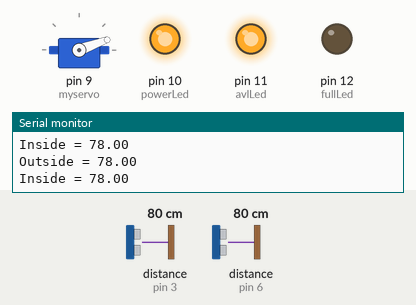
This sketch was run on a simulated Arduino Uno, built with avr-gcc and run on an emulated ATmega328P. Parts: servo, output pins drawn as LEDs (lit = HIGH), the last lines printed to the serial monitor. Wiring (inferred from the names in the program): 2 × ultrasonic range finder: trigger pin 4, echo pin 3 / trigger pin 5, echo pin 6. Dashed ring = blinking. Inputs (shaded band) come from the test bench; at power-on: distance to the obstacle (sensors on pin 3, pin 6) 80 cm. The echo pulse lasts 58.3 µs per cm; the modem accepts every AT command (registered, SIM ready, sends succeed) and sends nothing else; pins used as bus, display or sensor lines are not drawn.

Above: at 1.2 s.
1.3 s: distance to the obstacle (sensor on pin 3) set to 12 cm
2.8 s: distance to the obstacle (sensor on pin 3) set to 9 cm
At 3.48 s:
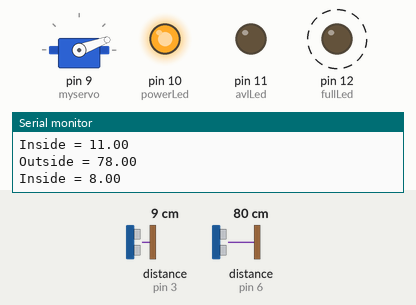
At 6.2 s:
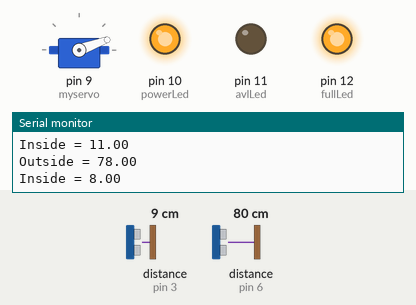
Timing chart, 0 to 7.7 s (numbered marks = the images above; inputs shaded):
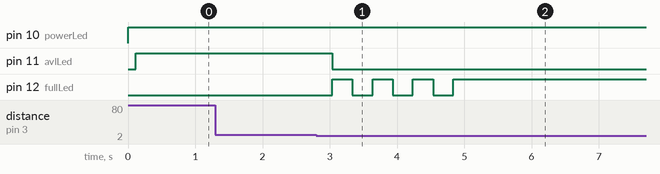

Measured:
- the behaviour switches between 11 and 10 cm on distance to the obstacle (sensor on pin 3) (found by bisection; images 0 and 1)
- after the input at 2.8 s, pin 11 (avlLed): HIGH → LOW after 0.24 s; pin 12 (fullLed): alternates HIGH for 0.30 s and LOW for 0.30 s, 7 changes in all, then stays HIGH, starting after 0.24 s

The sketch:

radiance-smart-bin.ino
```cpp
#include <Servo.h> // Library to control servo motor
#include <SoftwareSerial.h> // library to create virtual serial pin and allows serial communication on other digital pins of an Arduino board

Servo myservo;
SoftwareSerial mySerial(7, 8); // RX, TX

#define trigIn 4 // Trigger pin for ultrasonic sensor inside the dustbin
#define echoIn 3 // Echo pin for ultrasonic sensor inside the dustbin
#define trigOut 5 // Trigger pin for ultrasonic sensor outside the dustbin
#define echoOut 6 // Echo pin for ultrasonic sensor outside the dustbin
#define binLevel 10 // max bin level declared as 10cm

int powerLed = 10; // led to indicate power
int avlLed = 11; // led to indicate bin is not full
int fullLed = 12; // led to indicate bin is full

int pos = 20; // initial position of servo motor (Close or remain closed)
long duration; // store time duration of sound travel
int distance; // store actual distance to object
bool flag = 0; // to exit a loop
float disIn; // to store level of bin inside
float disOut; // to store distance to an obstruction outside

void setup() {
  // put your setup code here, to run once:
  Serial.begin(9600); // Open serial communications and wait for port to open:
  mySerial.begin(9600); // set the data rate for the SoftwareSerial port

  // setting pinMode
  pinMode(powerLed, OUTPUT);
  pinMode(avlLed, OUTPUT);
  pinMode(fullLed, OUTPUT);

  pinMode(trigIn, OUTPUT);
  pinMode(echoIn, INPUT);

  myservo.attach(9);
  pinMode(trigOut, OUTPUT);
  pinMode(echoOut, INPUT);
  myservo.write(pos);
}

void loop() {
  // put your main code here, to run repeatedly:
  digitalWrite(powerLed, HIGH); // put on powerLed i.e red

  disOut = checkDistance(trigOut, echoOut);
  disIn = checkDistance(trigIn, echoIn);
  Serial.println("\nOutside = " + String(disOut));
  Serial.println("\nInside = " + String(disIn));

  // Condition to check if object in front of dustbin (Open)
  if (disOut < 20) {
    //digitalWrite(led, HIGH);
    myservo.write(pos + 100);
    delay(1000);

    // loop to keep the bin open until obstruction cleares
    while (disOut < 20) {
      disOut = checkDistance(trigOut, echoOut);
      delay(1000);
    }
  }
  else {  // Condition to check if no object in front of dustbin (Close or stay closed)
    myservo.write(pos);
  }
  delay(100);

  // Condition to check if bin is full
  if ((disIn < binLevel) && (flag == 0)) {
    digitalWrite(avlLed, LOW);
    digitalWrite(fullLed, HIGH);
    delay(300);
    digitalWrite(fullLed, LOW);
    delay(300);
    digitalWrite(fullLed, HIGH);
    delay(300);
    digitalWrite(fullLed, LOW);
    delay(300);
    digitalWrite(fullLed, HIGH);
    delay(300);
    digitalWrite(fullLed, LOW);
    delay(300);
    digitalWrite(fullLed, HIGH);
    flag = 1; // prevent calling and sms sending continusly
    call("+2348050208547");
    call("+2349063952111");
    Serial. println ("Call made successfully");
    sendSMS("+2348050208547", "Greetings LAWMA,\nThis is to inform you that our waste bins are filled. It's time for removal.\nRadiance High School\nhttps://maps.app.goo.gl/uK1AxtS4tDk8PfYbA"); //Calling Function with SMS details)
    sendSMS("+2349063952111", "Greetings LAWMA,\nThis is to inform you that our waste bins are filled. It's time for removal.\nRadiance High School\nhttps://maps.app.goo.gl/uK1AxtS4tDk8PfYbA"); //Calling Function with SMS details)
    Serial. println ("SMS sent successfully");
  }
  // Condition to check if bin is not full
  if (disIn > binLevel) {
    digitalWrite(fullLed, LOW);
    digitalWrite(avlLed, HIGH);
    flag = 0; // clear flag for next event
  }
  delay(100);
}

int checkDistance(int var1, int var2) {
  digitalWrite(var1, LOW);
  delayMicroseconds(2);
  digitalWrite(var1, HIGH); // triger signal
  delayMicroseconds(10);
  digitalWrite(var1, LOW);
  duration = pulseIn(var2, HIGH);
  distance = 0.034 * (duration / 2); // formula to get distance using speed of sound and time
  return distance;
}


void call (String mobileNumber)
// Function to call a local cell
{
  mySerial.println ("ATD + " + mobileNumber + ";"); // Calling number // try no space
  delay(100);
  mySerial.println();
  delay(5000); // wait for 5 seconds …
  mySerial.println ("ATH"); // Ends the call
  delay(300);
  mySerial.println();
}

void sendSMS(String mobileNumber, String msgBody) {
  // Function to send SMS to a local cell
  mySerial.println("AT"); // check connection
  readResponse(); // read modem response
  delay(500); // check @1k
  mySerial.println("AT+CMGF=1");// SET MODULE TO TEXT MODE
  readResponse(); // read modem response
  delay(500);
  mySerial.println("AT+CMGS=\"" + mobileNumber + "\""); // sender mobile number
  readResponse(); // read modem response
  delay(500);
  mySerial.println(msgBody); // enter msg body
  delay(500);
  mySerial.print((char)26); // indicates end of sms and then sends msg
  delay(500);
}

void readResponse() {
  //simple function for read modem response. we will check work or not
  String response = mySerial.readStringUntil("OK");
  Serial.println(response);
}
```
